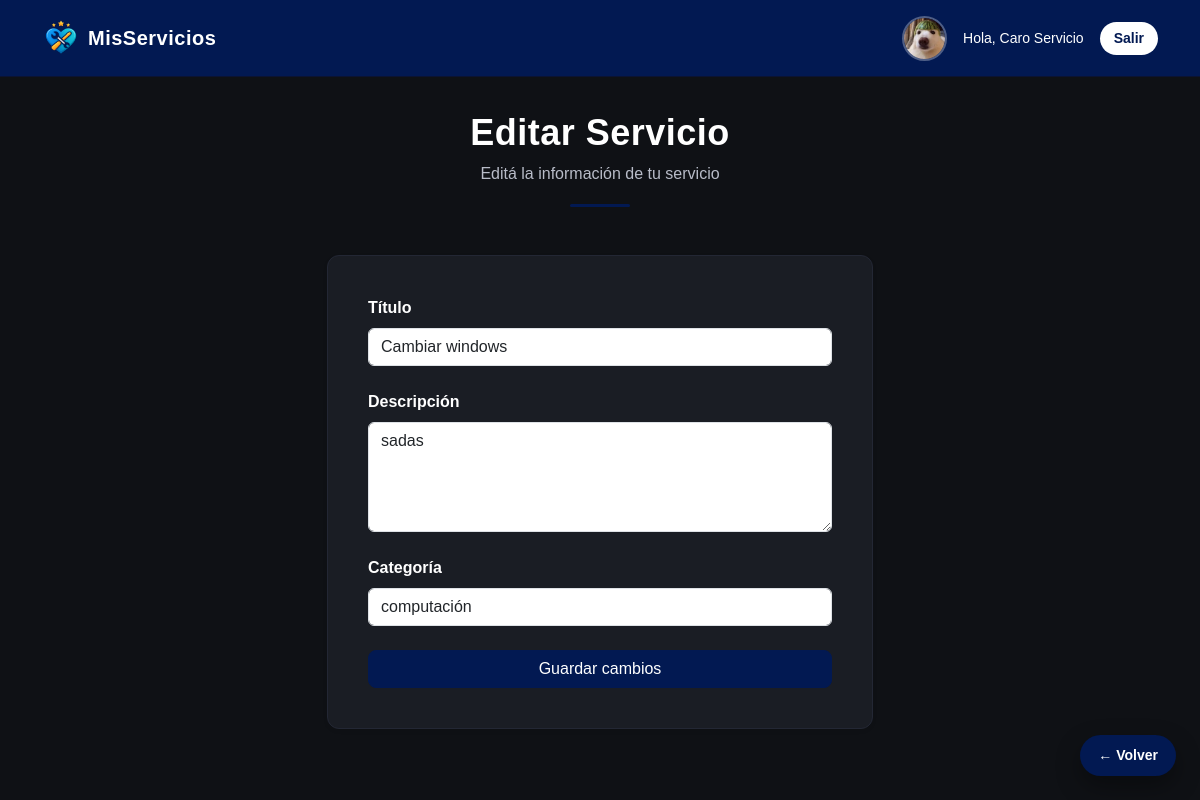
The app's page /servicio/1/editar (signed in) with its own data.
### models.py (models this page shows, shortened)
class Usuario(UserMixin, db.Model):
    __tablename__ = 'usuarios'
    id = db.Column(db.Integer, primary_key=True)
    nombre = db.Column(db.String(100), nullable=False)
    email = db.Column(db.String(120), unique=True, nullable=False)
    password = db.Column(db.String(255), nullable=False)
    rol = db.Column(db.String(20), nullable=False)
    imagen = db.Column(db.String(200))
    calificaciones = db.relationship('Calificacion', backref='cliente', lazy=True)

class Servicio(db.Model):
    __tablename__ = 'servicios'
    id = db.Column(db.Integer, primary_key=True)
    titulo = db.Column(db.String(100), nullable=False)
    descripcion = db.Column(db.Text, nullable=False)
    categoria = db.Column(db.String(50), nullable=False)
    usuario_id = db.Column(
        db.Integer,
        db.ForeignKey('usuarios.id'),
        nullable=False
    )
    usuario = db.relationship('Usuario', backref='servicios', lazy=True)
    calificaciones = db.relationship(
        'Calificacion',
        backref='servicio',
        lazy=True,
        cascade='all, delete-orphan'
    )

### app.py (the view, shortened to what this page needs)
@app.route('/servicio/<int:servicio_id>/editar', methods=['GET', 'POST'])
@login_required
def editar_servicio(servicio_id):
    servicio = Servicio.query.get_or_404(servicio_id)
    if current_user.rol != 'prestador' or servicio.usuario_id != current_user.id:
        flash('Acceso no autorizado')
        return redirect(url_for('dashboard'))
    return render_template('editar_servicio.html', servicio=servicio)

### app.py (called while the page is built)
@login_manager.user_loader
def load_user(user_id):
    return Usuario.query.get(int(user_id))

### templates/editar_servicio.html
{% extends "base.html" %}
{% block page_header %}
    {% set titulo = "Editar Servicio" %}
    {% set subtitulo = "Editá la información de tu servicio" %}
    {% include "components/page_header.html" %}
{% endblock %}
{% block content %}
<div class="row justify-content-center">
    <div class="col-12 col-md-8 col-lg-6">
        <div class="card shadow-sm">
            <div class="card-body">
                <form method="POST">
                    <label class="fw-bold mb-2">Título</label>
                    <input type="text"
                           name="titulo"
                           class="form-control"
                           value="{{ servicio.titulo }}"
                           required>
                    <label class="fw-bold mt-4 mb-2">Descripción</label>
                    <textarea name="descripcion"
                              class="form-control"
                              rows="4"
                              required>{{ servicio.descripcion }}</textarea>
                    <label class="fw-bold mt-4 mb-2">Categoría</label>
                    <input type="text"
                           name="categoria"
                           class="form-control"
                           value="{{ servicio.categoria }}"
                           required>
                    <button class="btn btn-primary w-100 mt-4">
                        Guardar cambios
                    </button>
                </form>
            </div>
        </div>
    </div>
</div>
{% endblock %}

### templates/base.html (shortened to what this page needs)
<!DOCTYPE html>
<html lang="es">
<head>
    <link href="https://cdn.jsdelivr.net/npm/bootstrap@5.3.2/dist/css/bootstrap.min.css" rel="stylesheet">
    <link rel="stylesheet" href="{{ url_for('static', filename='css/styles.css') }}">
    <link rel="stylesheet" href="https://cdn.jsdelivr.net/npm/bootstrap-icons@1.11.3/font/bootstrap-icons.css">
</head>
<body>
<nav class="navbar navbar-expand-lg navbar-custom">
    <div class="container d-flex justify-content-between align-items-center">
        <a class="navbar-brand d-flex align-items-center gap-2 fw-bold"
           href="{% if current_user.is_authenticated %}
                    {{ url_for('dashboard') }}
                 {% else %}
                    {{ url_for('index') }}
                 {% endif %}">
            <img src="{{ url_for('static', filename='img/logo-icon.png') }}"
                 class="logo-navbar">
            <span class="logo-text">MisServicios</span>
        </a>
        {% if current_user.is_authenticated %}
        <div class="d-flex align-items-center gap-3">
            {% if current_user.imagen %}
                <img src="{{ url_for('static', filename='uploads/' + current_user.imagen) }}"
                     class="avatar-navbar">
            {% else %}
                <div class="prestador-avatar-placeholder">
                    {{ current_user.nombre[0] }}
                </div>
            {% endif %}
            <span class="text-white small">
                Hola, {{ current_user.nombre }}
            </span>
            <a href="{{ url_for('logout') }}" class="btn btn-logout btn-sm">
                Salir
            </a>
        </div>
        {% endif %}
    </div>
</nav>
<main class="container py-4">
    {% block page_header %}{% endblock %}
    {% block content %}{% endblock %}
</main>
{% if request.endpoint not in ['index'] %}
<a href="javascript:history.back()" class="btn-volver">
    ← Volver
</a>
{% endif %}
</body>
</html>

### static/css/styles.css (style rules this page uses)
:root { --primary-color: #021952; --primary-hover: #04307a; --bg-dark: #0f1115; --card-dark: #1a1d24; --text-light: #ffffff; --text-muted: #b8bcc8; }
body { margin: 0; font-family: Arial, Helvetica, sans-serif; background-color: var(--bg-dark); color: var(--text-light); }
.navbar-custom { background-color: var(--primary-color); border-bottom: 1px solid #0b1333; padding: 14px 0; }
.logo-navbar { height: 38px; }
.btn-primary { background-color: var(--primary-color); border-color: var(--primary-color); border-radius: 8px; }
.btn-logout { background-color: #ffffff; color: var(--primary-color); border-radius: 20px; padding: 6px 14px; font-weight: 600; border: none; transition: all .2s ease; }
.btn-volver { position: fixed; bottom: 24px; right: 24px; z-index: 1500; background: var(--primary-color); color: #ffffff; text-decoration: none; padding: 10px 18px; border-radius: 30px; font-weight: 600; font-size: 14px; box-shadow: 0 10px 25px rgba(0,0,0,0.35); transition: all .2s ease; }
.card { background-color: var(--card-dark); border-radius: 12px; border: 1px solid #232734; color: #fff; width: 100%; padding: 20px; }
@media (min-width: 768px) { .card { padding: 22px; } }
@media (min-width: 1024px) { .card { padding: 24px; } }
.logo-text { color: #ffffff; font-weight: 700; font-size: 20px; letter-spacing: 0.5px; }
.avatar-navbar { width: 45px; height: 45px; border-radius: 50%; object-fit: cover; border: 2px solid rgba(255,255,255,0.3); }

### records on screen
Usuario: imagen (picture), nombre "Caro Servicio"
Servicio: titulo "Cambiar windows", descripcion "sadas", categoria "computación"

### other values on screen
{{ titulo }} "Editar Servicio"
{{ subtitulo }} "Editá la información de tu servicio"
